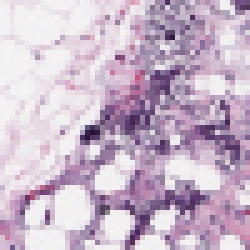
#> input picture image_processing/8916_idx5_x751_y1551_class0.png, 50 x 50 px (shown 5 times larger)
$ jupyter execute ip_gradien.ipynb   (older library calls are emulated)
#> lines starting #> are read from the running program, lines starting #| are printed output that depends on the picture
[cell 1]
# import the necessary packages
import matplotlib.pyplot as plt
import numpy as np
import cv2

[cell 2]
def plt_imshow(title, image):
	# convert the image frame BGR to RGB color space and display it
	image = cv2.cvtColor(image, cv2.COLOR_BGR2RGB)
	plt.imshow(image)
	plt.title(title)
	plt.grid(False)
	plt.show()

[cell 3]
# # construct the argument parser and parse the arguments
# ap = argparse.ArgumentParser()
# ap.add_argument("-i", "--image", type=str, required=True,
# 	help="path to input image")
# ap.add_argument("-s", "--scharr", type=int, default=0,
# 	help="path to input image")

# since we are using Jupyter Notebooks we can replace our argument
# parsing code with *hard coded* arguments and values
args = {
	"image": "8916_idx5_x751_y1551_class0.png",
    "scharr": 0
}

[cell 4]
# load the image, convert it to grayscale, and display the original
# grayscale image
image = cv2.imread(args["image"])
#> image is the input picture: shape (50, 50, 3); mean B, G, R 201.6, 182.3, 200.8
gray = cv2.cvtColor(image, cv2.COLOR_BGR2GRAY)
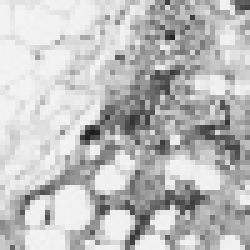
#> gray: shape (50, 50) (shown 5 times larger); min 28, max 245, mean 190
plt_imshow("Gray", gray)

[cell 5]
# set the kernel size, depending on whether we are using the Sobel
# operator of the Scharr operator, then compute the gradients along
# the x and y axis, respectively
ksize = -1 if args["scharr"] > 0 else 3
gX = cv2.Sobel(gray, ddepth=cv2.CV_32F, dx=1, dy=0, ksize=ksize)
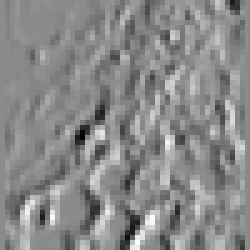
#> gX: shape (50, 50) float32 (shown 5 times larger); min -717, max 595, mean -7.2; drawn with min black and max white
gY = cv2.Sobel(gray, ddepth=cv2.CV_32F, dx=0, dy=1, ksize=ksize)
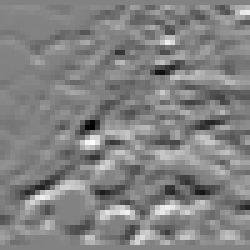
#> gY: shape (50, 50) float32 (shown 5 times larger); min -691, max 660, mean 0.6; drawn with min black and max white

# the gradient magnitude images are now of the floating point data
# type, so we need to take care to convert them back a to unsigned
# 8-bit integer representation so other OpenCV functions can operate
# on them and visualize them
gX = cv2.convertScaleAbs(gX)
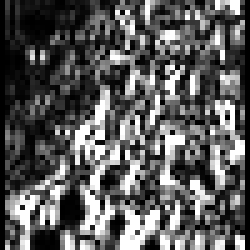
#> gX: shape (50, 50) (shown 5 times larger); min 0, max 255, mean 90.5
gY = cv2.convertScaleAbs(gY)
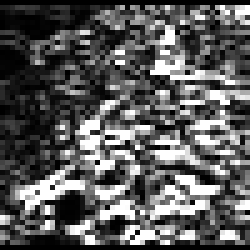
#> gY: shape (50, 50) (shown 5 times larger); min 0, max 255, mean 90.5

# combine the gradient representations into a single image
combined = cv2.addWeighted(gX, 0.5, gY, 0.5, 0)
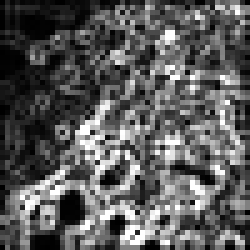
#> combined: shape (50, 50) (shown 5 times larger); min 0, max 255, mean 90.5

# show our output images
plt_imshow("Sobel/Scharr X", gX)
plt_imshow("Sobel/Scharr Y", gY)
plt_imshow("Sobel/Scharr Combined", combined)

[cell 6]
# load the input image and convert it to grayscale
image = cv2.imread(args["image"])
gray = cv2.cvtColor(image, cv2.COLOR_BGR2GRAY)

# compute gradients along the x and y axis, respectively
gX = cv2.Sobel(gray, cv2.CV_64F, 1, 0)
gY = cv2.Sobel(gray, cv2.CV_64F, 0, 1)

# compute the gradient magnitude and orientation
magnitude = np.sqrt((gX ** 2) + (gY ** 2))
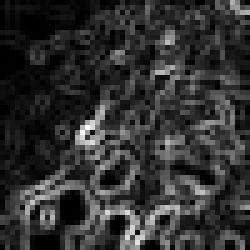
#> magnitude: shape (50, 50) float64 (shown 5 times larger); min 0, max 821.5, mean 160; drawn with min black and max white
orientation = np.arctan2(gY, gX) * (180 / np.pi) % 180
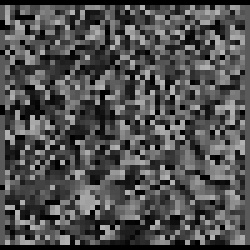
#> orientation: shape (50, 50) float64 (shown 5 times larger); min 0, max 179.7, mean 79.5

[cell 7]
# initialize a figure to display the input grayscale image along with
# the gradient magnitude and orientation representations, respectively
(fig, axs) = plt.subplots(nrows=1, ncols=3, figsize=(8, 4))

# plot each of the images
axs[0].imshow(gray, cmap="gray")
axs[1].imshow(magnitude, cmap="jet")
axs[2].imshow(orientation, cmap="jet")

# set the titles of each axes
axs[0].set_title("Grayscale")
axs[1].set_title("Gradient Magnitude")
axs[2].set_title("Gradient Orientation [0, 180]")

# loop over each of the axes and turn off the x and y ticks
for i in range(0, 3):
	axs[i].get_xaxis().set_ticks([])
	axs[i].get_yaxis().set_ticks([])

# show the plots
plt.tight_layout()
plt.show()
